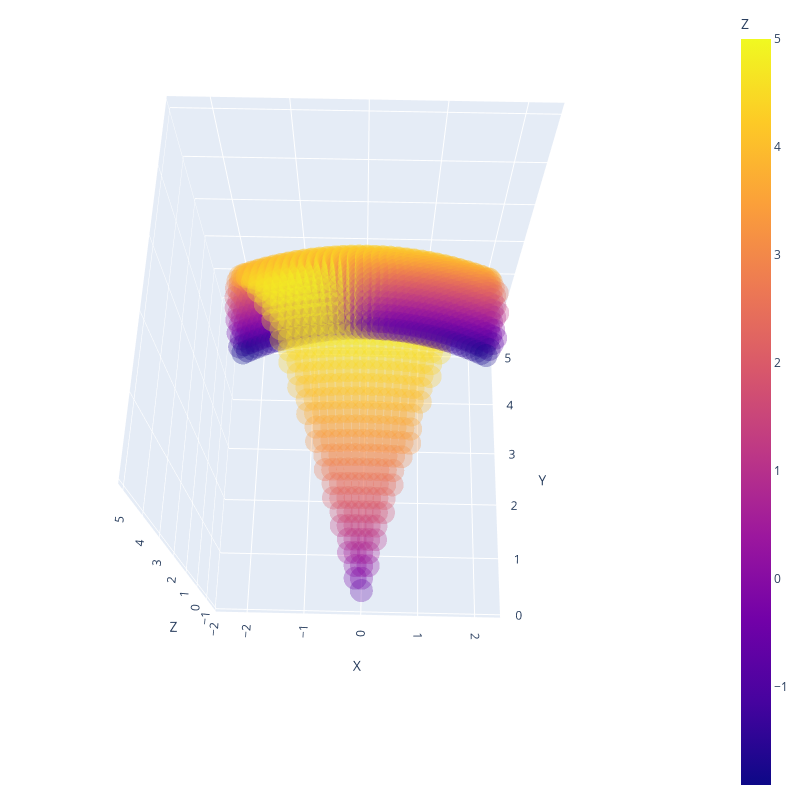

This figure's notebook cell:
### Code cell
def gamma_sq(x0,pit):
    Gamma=np.array(list())
    for point in pit:
        if 2*abs(point[0]-x0[0]) +x0[1] <=point[1]:
            Gamma=np.append(Gamma,point)
    return np.reshape(Gamma,(-1,2))

gamma_vertex=gamma_sq([0,0],pit)

g_values_2=np.array(list())
for point in gamma_vertex:
    g_values_2=np.append(g_values_2,g_func(point))

df_2 = pd.DataFrame(dict(
    X=gamma_vertex[:,0], 
    Y=gamma_vertex[:,1], 
    Z=g_values_2
))

import plotly.express as px

fig_2 = px.scatter_3d(df_2, x='X', y='Y', z='Z',opacity=0.3,color='Z')
fig_2.update_layout(margin=dict(l=5, r=5, t=5, b=5),width=800, height=800)
fig_2.show()

### Figure 1 — Plotly figure (JSON) as saved in the notebook; plotly's stock layout.template omitted (floating-point values rounded to 4 significant figures; data arrays with more than 128 entries replaced by an {"elided": "..."} marker saying what was removed)
{"data": [{"hovertemplate": "X=%{x}<br>Y=%{y}<br>Z=%{marker.color}<extra></extra>", "legendgroup": "", "marker": {"color": {"elided": "1231 float values"}, "coloraxis": "coloraxis", "opacity": 0.3, "symbol": "circle"}, "mode": "markers", "name": "", "scene": "scene", "showlegend": false, "type": "scatter3d", "x": {"elided": "1231 float values"}, "y": {"elided": "1231 float values"}, "z": {"elided": "1231 float values"}}], "layout": {"coloraxis": {"colorbar": {"title": {"text": "Z"}}, "colorscale": [[0, "#0d0887"], [0.1111, "#46039f"], [0.2222, "#7201a8"], [0.3333, "#9c179e"], [0.4444, "#bd3786"], [0.5556, "#d8576b"], [0.6667, "#ed7953"], [0.7778, "#fb9f3a"], [0.8889, "#fdca26"], [1, "#f0f921"]]}, "height": 800, "legend": {"tracegroupgap": 0}, "margin": {"b": 5, "l": 5, "r": 5, "t": 5}, "scene": {"aspectmode": "auto", "aspectratio": {"x": 0.8732, "y": 0.8918, "z": 1.284}, "camera": {"center": {"x": 0, "y": 0, "z": 0}, "eye": {"x": 0.02073, "y": -0.9735, "z": 2.316}, "projection": {"type": "perspective"}, "up": {"x": 0, "y": 0, "z": 1}}, "domain": {"x": [0, 1], "y": [0, 1]}, "xaxis": {"title": {"text": "X"}, "type": "linear"}, "yaxis": {"title": {"text": "Y"}, "type": "linear"}, "zaxis": {"title": {"text": "Z"}, "type": "linear"}}, "width": 800}}
